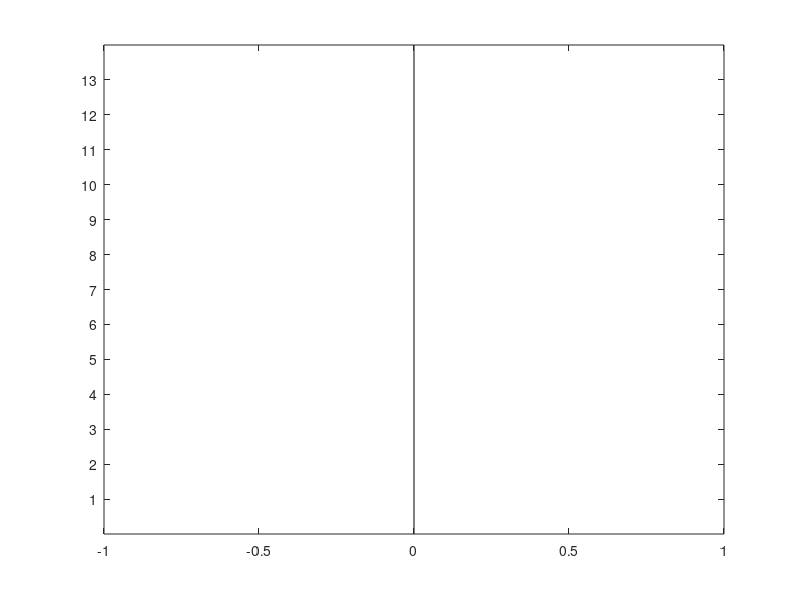

Here is the MATLAB script that generated this plot: (Note: this script raises an error after producing the figure.)
% Load senate dataset
addpath('L1General');
addpath('GraphLayout');

load senate112small;
[N,L] = size(senatorVotes);

%% QUESTION a %%%%%%%%%%%%%%%%%%%%%%%%%%%%%%%%%%%

% node parameters \theta_s
theta_s = zeros(N,1);

% FILL IN WITH YOUR CODE! Produce the ML estimates for theta_s.
% theta_s = ???

figure(1);
barh(theta_s);
set(gca,'YTickLabel',senatorName);
title('ML estimate of theta, assuming a fully disconnected graph');

%% QUESTION c %%%%%%%%%%%%%%%%%%%%%%%%%%%%%%%%%%%
ss = suffStats(senatorVotes);
funLL = @(theta)isingLlik(theta, ss, L, N);

theta0 = [theta_s; zeros(N*(N-1)/2,1)];
lambdaML = zeros(size(theta0));

% assumes L1General folder is already on your path. type 'help addpath'
% and 'genpath' for information on how to add folders recursively to your
% MATLAB path.
[thetaML,llTrace] = L1General2_TMP(funLL, theta0, lambdaML);

figure(2);
plot([1:numel(llTrace)], llTrace, '-b', 'linewidth', 3);
xlabel('Iteration');
ylabel('Negative Log-Likelihood');
%% QUESTION e %%%%%%%%%%%%%%%%%%%%%%%%%%%%%%%%%%%

% FILL IN YOUR ENTROPY-COMPUTING CODE HERE

%% QUESTION g %%%%%%%%%%%%%%%%%%%%%%%%%%%%%%%%%%%

lambdaBar = [0.001,0.005,0.01,0.05,0.1,0.5,1.0,5.0,10,30,50,100];
lambdaL1  = zeros(size(theta0));

LTrain  = 400;
ssTrain = suffStats(senatorVotes(:,1:LTrain));
funLL = @(theta)isingLlik(theta, ssTrain, LTrain, N);

LTest  = L - LTrain;
ssTest = suffStats(senatorVotes(:,LTrain+1:end));
llTest = zeros(1, numel(lambdaBar));

%initialize our estimate of theta to the ML estimate from part 2c
thetaInit = thetaML;

% store the learned theta parameters for each value of lambda bar. These
% will be needed for 2i.
thetaL1 = zeros(numel(thetaInit),numel(lambdaBar));

for ll = 1:numel(lambdaBar)
    fprintf('\n');
    fprintf('************************************\n');
    fprintf('Optimizing for lambdaBar=%g\n', lambdaBar(ll));
    fprintf('************************************\n');
    fprintf('\n');
    
    lambdaL1(N+1:end) = lambdaBar(ll);
    thetaL1(:,ll) = L1General2_TMP(funLL, thetaInit, lambdaL1);
    
    % FILL IN THE COMPUTATION OF THE LOG-PROBABILITY OF THE VALIDATION DATA
    % llTest(ll) = ???
end

figure(3);
semilogx(lambdaBar,llTest);
xlabel('Log-value of lambdaBar');
ylabel('Test log-likelihood');

%% QUESTION h %%%%%%%%%%%%%%%%%%%%%%%%%%%%%%%%%%%

% The following code can be used to do visualization.

%adj = getAdjacency(thetaL1(:,1), N);
%Xcoord = [0.2 0.1 0.3 0.1 0.3 0.4 0.4 0.9 0.65 0.8 0.2 0.6 0.8];
%Ycoord = [0.4 0.1 0.1 0.3 0.3 0.2 0.9 0.4 0.8 0.65 0.8 0.1 0.2];
%figure(4); clf;
%draw_layout(adj, senatorName, zeros(N,1), Xcoord, Ycoord);
